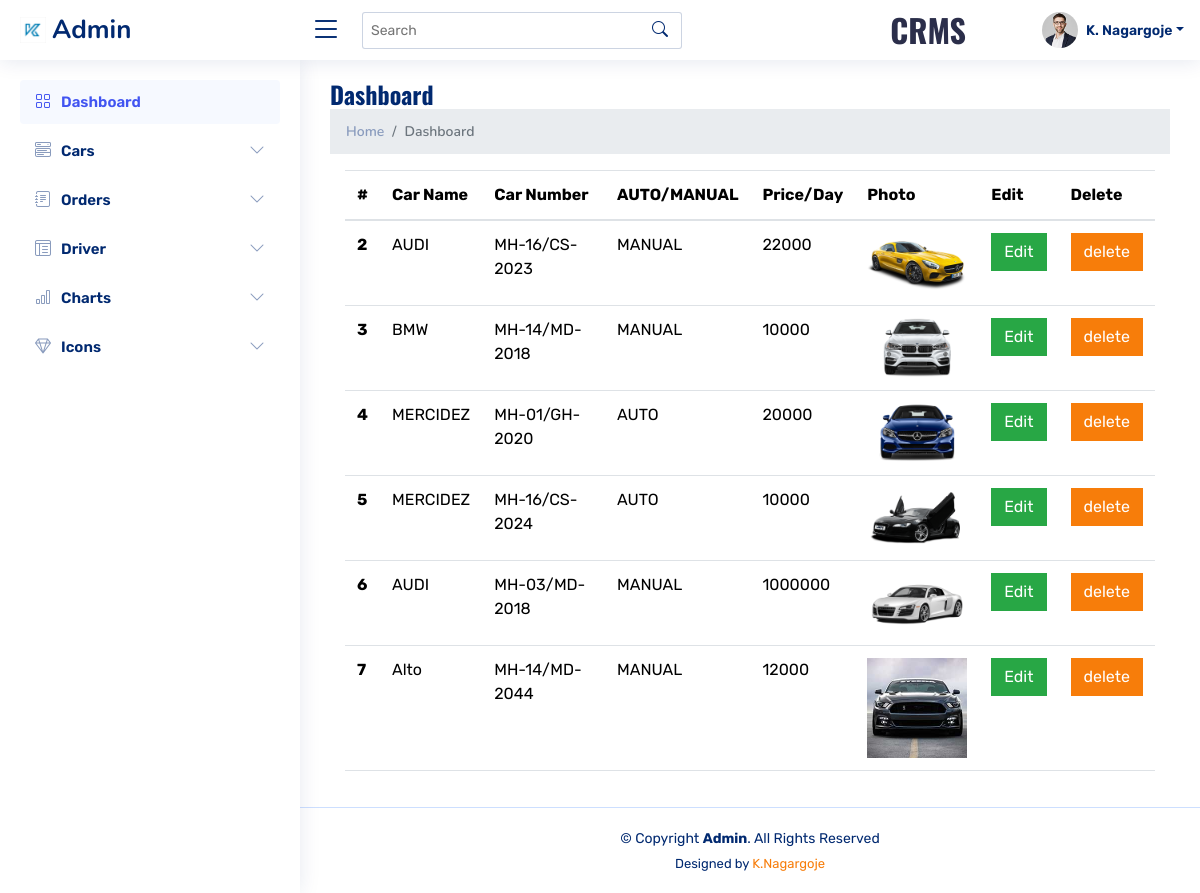
The app's page /admin_2 (signed in) with its own data.
### CRMS/models.py (models this page shows)
class Register_model(models.Model):
    c_name = models.CharField(max_length=50)
    c_model = models.CharField(max_length=50)
    c_am = models.CharField(max_length=10)
    c_price = models.CharField(max_length=50)
    file = models.FileField(upload_to="media/photo", default='0')

### CRMS/views.py (the view)
# urls.py: path("admin_2", views.admin_2, name="admin_2"),
def admin_2(request):
    if request.user.is_authenticated:
        data = Register_model.objects.all()
        return render(request, "manage_car.html", {'car': data})

### templates/manage_car.html (shortened to what this page needs)
<!DOCTYPE html>
<html lang="en">
   <head>
      <link href="/static/assets/vendor/bootstrap/css/bootstrap.min.css" rel="stylesheet">
      <link href="/static/assets/vendor/bootstrap-icons/bootstrap-icons.css" rel="stylesheet">
      <link href="/static/assets/vendor/boxicons/css/boxicons.min.css" rel="stylesheet">
      <link href="/static/assets/vendor/quill/quill.snow.css" rel="stylesheet">
      <link href="/static/assets/vendor/quill/quill.bubble.css" rel="stylesheet">
      <link href="/static/assets/vendor/remixicon/remixicon.css" rel="stylesheet">
      <link href="/static/assets/vendor/simple-datatables/style.css" rel="stylesheet">
      <link href="/static/assets/css/style.css" rel="stylesheet">
      <link href="https://cdnjs.cloudflare.com /ajax/libs/font-awesome/5.15.0/css/all.min.css" rel="stylesheet">
      <link href="/static/lib/owlcarousel/assets/owl.carousel.min.css" rel="stylesheet">
      <link href="/static/lib/tempusdominus/css/tempusdominus-bootstrap-4.min.css" rel="stylesheet" />
      <link href="/static/css/bootstrap.min.css" rel="stylesheet">
      <link href="/static/css/style.css" rel="stylesheet">
   </head>
   <body>
      <header id="header" class="header fixed-top d-flex align-items-center">
         <div class="d-flex align-items-center justify-content-between">
            <a href="#" class="logo d-flex align-items-center">
            <img src="/static/img/logo.png" alt="">
            <span class="d-none d-lg-block">Admin</span>
            </a>
            <i class="bi bi-list toggle-sidebar-btn"></i>
         </div>
         <div class="search-bar">
            <form class="search-form d-flex align-items-center" method="POST" action="#">
               <input type="text" name="query" placeholder="Search" title="Enter search keyword">
               <button type="submit" title="Search"><i class="bi bi-search"></i></button>
            </form>
         </div>
         <nav class="header-nav ms-auto">
            <ul class="d-flex align-items-center">
               <h2 style="margin:60px;">CRMS</h2>
               <li class="nav-item dropdown pe-3">
                  <a class="nav-link nav-profile d-flex align-items-center pe-0" href="#" data-bs-toggle="dropdown">
                  <img src="/static/assets/img/profile-img.jpg" alt="Profile" class="rounded-circle">
                  <span class="d-none d-md-block dropdown-toggle ps-2">K. Nagargoje</span>
                  </a>
               </li>
            </ul>
         </nav>
      </header>
      <aside id="sidebar" class="sidebar">
         <ul class="sidebar-nav" id="sidebar-nav">
            <li class="nav-item">
               <a class="nav-link " href="admin_1">
               <i class="bi bi-grid"></i>
               <span>Dashboard</span>
               </a>
            </li>
            <li class="nav-item">
               <a class="nav-link collapsed" data-bs-target="#components-nav" data-bs-toggle="collapse" href="#">
               <i class="bi bi-menu-button-wide"></i><span>Cars</span><i class="bi bi-chevron-down ms-auto"></i>
               </a>
            </li>
            <li class="nav-item">
               <a class="nav-link collapsed" data-bs-target="#forms-nav" data-bs-toggle="collapse" href="#">
               <i class="bi bi-journal-text"></i><span>Orders</span><i class="bi bi-chevron-down ms-auto"></i>
               </a>
            </li>
            <li class="nav-item">
               <a class="nav-link collapsed" data-bs-target="#tables-nav" data-bs-toggle="collapse" href="#">
               <i class="bi bi-layout-text-window-reverse"></i><span>Driver</span><i class="bi bi-chevron-down ms-auto"></i>
               </a>
            </li>
            <li class="nav-item">
               <a class="nav-link collapsed" data-bs-target="#charts-nav" data-bs-toggle="collapse" href="#">
               <i class="bi bi-bar-chart"></i><span>Charts</span><i class="bi bi-chevron-down ms-auto"></i>
               </a>
            </li>
            <li class="nav-item">
               <a class="nav-link collapsed" data-bs-target="#icons-nav" data-bs-toggle="collapse" href="#">
               <i class="bi bi-gem"></i><span>Icons</span><i class="bi bi-chevron-down ms-auto"></i>
               </a>
            </li>
         </ul>
      </aside>
      <main id="main" class="main">
         <div class="pagetitle">
            <h1>Dashboard</h1>
            <nav>
               <ol class="breadcrumb">
                  <li class="breadcrumb-item"><a href="index.html">Home</a></li>
                  <li class="breadcrumb-item active">Dashboard</li>
               </ol>
            </nav>
         </div>
         <div class="container">
            <div class="row ">
               <div class="col-md-12 mx-auto">
                  <div class="table-responsive">
                          <table class="table">
                            <thead>
                              <tr>
                                <th scope="col">#</th>
                                <th scope="col">Car Name</th>
                                <th scope="col">Car Number</th>
                                <th scope="col">AUTO/MANUAL</th>
                                <th scope="col">Price/Day</th>
                                <th scope="col">Photo</th>
                                <th scope="col">Edit</th>
                                <th scope="col">Delete</th>
                              </tr>
                            </thead>
                            <tbody>
                            {% for i in car%}
                              <tr>
                                <th scope="row">{{i.id}}</th>
                                <td>{{i.c_name}}</td>
                                <td>{{i.c_model}}</td>
                                <td>{{i.c_am}}</td>
                                <td>{{i.c_price}}</td>
                                <td><img src="{{i.file}}" width="100px" style="height:-200px;"></td>
                                <td><a href="/Edit_car_details?id={{i.id}}" class="btn btn-success">Edit</a></td>
                                <td><a href="/delete_car_detail?id={{i.id}}" class="btn btn-primary">delete</a></></td>
                              </tr>
                              {%endfor%}
                            </tbody>
                          </table>
                  </div>
               </div>
            </div>
         </div>
      </main>
      <footer id="footer" class="footer">
         <div class="copyright">
            &copy; Copyright <strong><span>Admin</span></strong>. All Rights Reserved
         </div>
         <div class="credits">
            Designed by <a href="https://bootstrapmade.com/">K.Nagargoje</a>
         </div>
      </footer>
   </body>
</html>

### static/assets/css/style.css (style rules this page uses)
:root { scroll-behavior: smooth; }
body { font-family: "Open Sans", sans-serif; background: #f6f9ff; color: #444444; }
a { color: #4154f1; text-decoration: none; }
h1, h2, h3, h4, h5, h6 { font-family: "Nunito", sans-serif; }
#main { margin-top: 60px; padding: 20px 30px; transition: all 0.3s; }
.pagetitle { margin-bottom: 10px; }
.pagetitle h1 { font-size: 24px; margin-bottom: 0; font-weight: 600; color: #012970; }
.breadcrumb { font-size: 14px; font-family: "Nunito", sans-serif; color: #899bbd; font-weight: 600; }
.breadcrumb a { color: #899bbd; transition: 0.3s; }
.breadcrumb .breadcrumb-item::before { color: #899bbd; }
.breadcrumb .active { color: #51678f; font-weight: 600; }
.logo { line-height: 1; }
@media (min-width: 1200px) { .logo { width: 280px; } }
.logo img { max-height: 26px; margin-right: 6px; }
.logo span { font-size: 26px; font-weight: 700; color: #012970; font-family: "Nunito", sans-serif; }
.header { transition: all 0.5s; z-index: 997; height: 60px; box-shadow: 0px 2px 20px rgba(1, 41, 112, 0.1); background-color: #fff; padding-left: 20px; }
.header .toggle-sidebar-btn { font-size: 32px; padding-left: 10px; cursor: pointer; color: #012970; }
.header .search-bar { min-width: 360px; padding: 0 20px; }
.header .search-form { width: 100%; }
.header .search-form input { border: 0; font-size: 14px; color: #012970; border: 1px solid rgba(1, 41, 112, 0.2); padding: 7px 38px 7px 8px; border-radius: 3px; transition: 0.3s; width: 100%; }
.header .search-form button { border: 0; padding: 0; margin-left: -30px; background: none; }
.header .search-form button i { color: #012970; }
.header-nav ul { list-style: none; }
.header-nav>ul { margin: 0; padding: 0; }
.header-nav .nav-profile { color: #012970; }
.header-nav .nav-profile img { max-height: 36px; }
.header-nav .nav-profile span { font-size: 14px; font-weight: 600; }
.sidebar { position: fixed; top: 60px; left: 0; bottom: 0; width: 300px; z-index: 996; transition: all 0.3s; padding: 20px; overflow-y: auto; scrollbar-width: thin; scrollbar-color: #aab7cf transparent; box-shadow: 0px 0px 20px rgba(1, 41, 112, 0.1); background-color: #fff; }
@media (min-width: 1200px) { #main, #footer { margin-left: 300px; } }
.sidebar-nav { padding: 0; margin: 0; list-style: none; }
.sidebar-nav li { padding: 0; margin: 0; list-style: none; }
.sidebar-nav .nav-item { margin-bottom: 5px; }
.sidebar-nav .nav-link { display: flex; align-items: center; font-size: 15px; font-weight: 600; color: #4154f1; transition: 0.3; background: #f6f9ff; padding: 10px 15px; border-radius: 4px; }
.sidebar-nav .nav-link i { font-size: 16px; margin-right: 10px; color: #4154f1; }
.sidebar-nav .nav-link.collapsed { color: #012970; background: #fff; }
.sidebar-nav .nav-link.collapsed i { color: #899bbd; }
.sidebar-nav .nav-link .bi-chevron-down { margin-right: 0; transition: transform 0.2s ease-in-out; }
.footer { padding: 20px 0; font-size: 14px; transition: all 0.3s; border-top: 1px solid #cddfff; }
.footer .copyright { text-align: center; color: #012970; }
.footer .credits { padding-top: 5px; text-align: center; font-size: 13px; color: #012970; }

### static/css/style.css (style rules this page uses)
:root { --primary: #F77D0A; --secondary: #2B2E4A; --light: #F4F5F8; --dark: #1C1E32; }
h1, h2, .font-weight-bold { font-weight: 700 !important; }

### records on screen
Register_model: id "2", c_name "AUDI", c_model "MH-16/CS-2023", c_am "MANUAL", c_price "22000", file (picture)
Register_model: id "3", c_name "BMW", c_model "MH-14/MD-2018", c_am "MANUAL", c_price "10000", file (picture)
Register_model: id "4", c_name "MERCIDEZ", c_model "MH-01/GH-2020", c_am "AUTO", c_price "20000", file (picture)
Register_model: id "5", c_name "MERCIDEZ", c_model "MH-16/CS-2024", c_am "AUTO", c_price "10000", file (picture)
Register_model: id "6", c_name "AUDI", c_model "MH-03/MD-2018", c_am "MANUAL", c_price "1000000", file (picture)
Register_model: id "7", c_name "Alto", c_model "MH-14/MD-2044", c_am "MANUAL", c_price "12000", file (picture)
